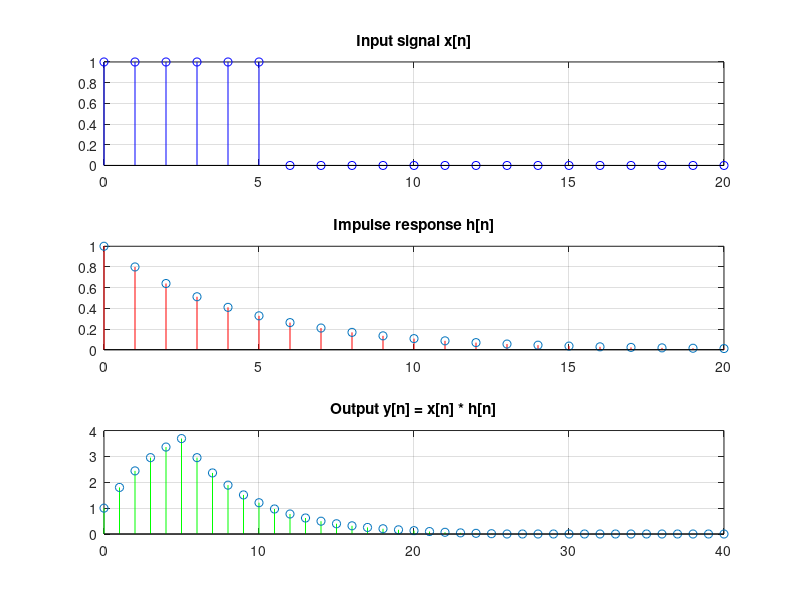

MATLAB code for this plot:
clc; clear all;

n = 0:20;
x = double(n >= 0) - double(n >= 6);   % Rectangular pulse input
h = (0.8).^n .* double(n >= 0);        % Exponential impulse response

y = conv(x, h);                        % Convolution = system output
ny = 0 : length(y)-1;

%% input Signal
subplot(3,1,1); 
stem(n, x, 'b'); 
title('Input signal x[n]');
grid on;
%% Impulse Response
subplot(3,1,2); 
stem(n, h, 'color', 'r');
title('Impulse response h[n]'); 
grid on;
%% Convolution
subplot(3,1,3); 
stem(ny, y, 'Color',"g"); 
title('Output y[n] = x[n] * h[n]'); 
grid on;

%% Energy of each signal
fprintf('Energy of x: %.4f\n', sum(x.^2));
fprintf('Energy of h: %.4f\n', sum(h.^2));
fprintf('Energy of y: %.4f\n', sum(y.^2));
